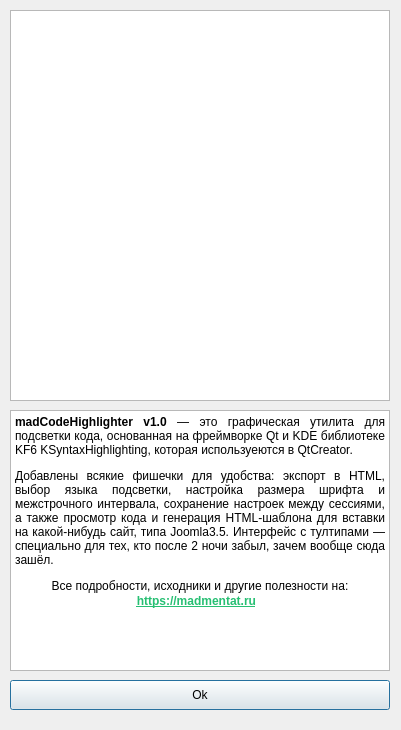
<?xml version="1.0" encoding="UTF-8"?>
<ui version="4.0">
 <class>About</class>
 <widget class="QDialog" name="About">
  <property name="geometry">
   <rect>
    <x>0</x>
    <y>0</y>
    <width>401</width>
    <height>730</height>
   </rect>
  </property>
  <property name="windowTitle">
   <string>О программе madCodeHighlighterForm</string>
  </property>
  <widget class="QPushButton" name="pushButton">
   <property name="geometry">
    <rect>
     <x>10</x>
     <y>680</y>
     <width>380</width>
     <height>30</height>
    </rect>
   </property>
   <property name="text">
    <string>Ok</string>
   </property>
  </widget>
  <widget class="QGraphicsView" name="graphicsView">
   <property name="geometry">
    <rect>
     <x>10</x>
     <y>10</y>
     <width>380</width>
     <height>391</height>
    </rect>
   </property>
  </widget>
  <widget class="QTextEdit" name="textEdit">
   <property name="geometry">
    <rect>
     <x>10</x>
     <y>410</y>
     <width>380</width>
     <height>261</height>
    </rect>
   </property>
   <property name="html">
    <string>&lt;!DOCTYPE HTML PUBLIC &quot;-//W3C//DTD HTML 4.0//EN&quot; &quot;http://www.w3.org/TR/REC-html40/strict.dtd&quot;&gt;
&lt;html&gt;&lt;head&gt;&lt;meta name=&quot;qrichtext&quot; content=&quot;1&quot; /&gt;&lt;meta charset=&quot;utf-8&quot; /&gt;&lt;style type=&quot;text/css&quot;&gt;
p, li { white-space: pre-wrap; }
hr { height: 1px; border-width: 0; }
li.unchecked::marker { content: &quot;\2610&quot;; }
li.checked::marker { content: &quot;\2612&quot;; }
&lt;/style&gt;&lt;/head&gt;&lt;body style=&quot; font-family:'Segoe UI'; font-size:9pt; font-weight:400; font-style:normal;&quot;&gt;
&lt;p align=&quot;justify&quot; style=&quot; margin-top:12px; margin-bottom:12px; margin-left:0px; margin-right:0px; -qt-block-indent:0; text-indent:0px;&quot;&gt;&lt;span style=&quot; font-weight:700;&quot;&gt;madCodeHighlighter v1.0&lt;/span&gt; — это графическая утилита для подсветки кода, основанная на фреймворке Qt и KDE библиотеке KF6 KSyntaxHighlighting, которая используеются в QtCreator.&lt;/p&gt;
&lt;p align=&quot;justify&quot; style=&quot; margin-top:12px; margin-bottom:12px; margin-left:0px; margin-right:0px; -qt-block-indent:0; text-indent:0px;&quot;&gt;Добавлены всякие фишечки для удобства: экспорт в HTML, выбор языка подсветки, настройка размера шрифта и межстрочного интервала, сохранение настроек между сессиями, а также просмотр кода и генерация HTML-шаблона для вставки на какой-нибудь сайт, типа Joomla3.5. Интерфейс с тултипами — специально для тех, кто после 2 ночи забыл, зачем вообще сюда зашёл.&lt;/p&gt;
&lt;p align=&quot;center&quot; style=&quot; margin-top:12px; margin-bottom:12px; margin-left:0px; margin-right:0px; -qt-block-indent:0; text-indent:0px;&quot;&gt;Все подробности, исходники и другие полезности на:&lt;br /&gt;&lt;a href=&quot;https://madmentat.ru&quot;&gt;&lt;span style=&quot; font-weight:700; text-decoration: underline; color:#27bf73;&quot;&gt;https://madmentat.ru&lt;/span&gt;&lt;/a&gt;&lt;span style=&quot; font-size:10pt;&quot;&gt;  &lt;/span&gt;&lt;/p&gt;&lt;/body&gt;&lt;/html&gt;</string>
   </property>
  </widget>
 </widget>
 <resources/>
 <connections/>
</ui>
